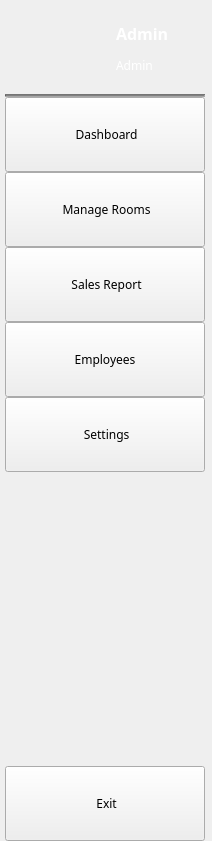
     <widget class="QWidget" name="full_menu_widget" native="true">
      <layout class="QVBoxLayout" name="verticalLayout_6">
       <property name="spacing">
        <number>0</number>
       </property>
       <property name="leftMargin">
        <number>0</number>
       </property>
       <property name="topMargin">
        <number>0</number>
       </property>
       <property name="rightMargin">
        <number>0</number>
       </property>
       <property name="bottomMargin">
        <number>0</number>
       </property>
       <item>
        <layout class="QHBoxLayout" name="horizontalLayout">
         <property name="spacing">
          <number>0</number>
         </property>
         <property name="leftMargin">
          <number>5</number>
         </property>
         <property name="topMargin">
          <number>5</number>
         </property>
         <property name="rightMargin">
          <number>5</number>
         </property>
         <property name="bottomMargin">
          <number>5</number>
         </property>
         <item>
          <widget class="QWidget" name="widget_60" native="true">
           <layout class="QGridLayout" name="gridLayout_37">
            <property name="leftMargin">
             <number>2</number>
            </property>
            <property name="topMargin">
             <number>5</number>
            </property>
            <property name="rightMargin">
             <number>2</number>
            </property>
            <property name="bottomMargin">
             <number>5</number>
            </property>
            <item row="0" column="0">
             <widget class="QLabel" name="lbluserpic2">
              <property name="minimumSize">
               <size>
                <width>70</width>
                <height>70</height>
               </size>
              </property>
              <property name="maximumSize">
               <size>
                <width>70</width>
                <height>70</height>
               </size>
              </property>
              <property name="styleSheet">
               <string notr="true">QLabel{
  border-radius: 34px;
}</string>
              </property>
              <property name="text">
               <string/>
              </property>
              <property name="pixmap">
               <pixmap>hms_logo.png</pixmap>
              </property>
              <property name="scaledContents">
               <bool>true</bool>
              </property>
             </widget>
            </item>
           </layout>
          </widget>
         </item>
         <item>
          <widget class="QWidget" name="widget_19" native="true">
           <layout class="QGridLayout" name="gridLayout_36">
            <property name="leftMargin">
             <number>10</number>
            </property>
            <property name="topMargin">
             <number>0</number>
            </property>
            <property name="rightMargin">
             <number>10</number>
            </property>
            <property name="bottomMargin">
             <number>0</number>
            </property>
            <property name="spacing">
             <number>0</number>
            </property>
            <item row="0" column="0" alignment="Qt::AlignLeft|Qt::AlignBottom">
             <widget class="QLabel" name="lblFname">
              <property name="font">
               <font>
                <family>Century Gothic</family>
                <pointsize>12</pointsize>
                <weight>75</weight>
                <bold>true</bold>
               </font>
              </property>
              <property name="styleSheet">
               <string notr="true">color: rgb(255, 255, 255);</string>
              </property>
              <property name="text">
               <string>Admin</string>
              </property>
             </widget>
            </item>
            <item row="1" column="0">
             <widget class="QLabel" name="lblposition">
              <property name="font">
               <font>
                <family>Century Gothic</family>
                <pointsize>9</pointsize>
               </font>
              </property>
              <property name="styleSheet">
               <string notr="true">color: rgb(255, 255, 255);</string>
              </property>
              <property name="text">
               <string>Admin</string>
              </property>
             </widget>
            </item>
           </layout>
          </widget>
         </item>
        </layout>
       </item>
       <item>
        <layout class="QVBoxLayout" name="verticalLayout">
         <property name="spacing">
          <number>0</number>
         </property>
         <property name="leftMargin">
          <number>5</number>
         </property>
         <property name="topMargin">
          <number>4</number>
         </property>
         <property name="rightMargin">
          <number>7</number>
         </property>
         <item>
          <widget class="Line" name="line">
           <property name="styleSheet">
            <string notr="true">background-color: rgba(57, 57, 57, 100);</string>
           </property>
           <property name="orientation">
            <enum>Qt::Horizontal</enum>
           </property>
          </widget>
         </item>
         <item>
          <widget class="QPushButton" name="btnHome2">
           <property name="minimumSize">
            <size>
             <width>200</width>
             <height>75</height>
            </size>
           </property>
           <property name="maximumSize">
            <size>
             <width>200</width>
             <height>75</height>
            </size>
           </property>
           <property name="font">
            <font>
             <family>Century Gothic</family>
             <pointsize>9</pointsize>
            </font>
           </property>
           <property name="text">
            <string> Dashboard</string>
           </property>
           <property name="icon">
            <iconset>
             <normaloff>home_icon.png</normaloff>
             <normalon>home_icon_white.png</normalon>home_icon.png</iconset>
           </property>
           <property name="iconSize">
            <size>
             <width>25</width>
             <height>25</height>
            </size>
           </property>
           <property name="checkable">
            <bool>true</bool>
           </property>
           <property name="autoExclusive">
            <bool>true</bool>
           </property>
          </widget>
         </item>
         <item>
          <widget class="QPushButton" name="btnRoom2">
           <property name="minimumSize">
            <size>
             <width>200</width>
             <height>75</height>
            </size>
           </property>
           <property name="maximumSize">
            <size>
             <width>200</width>
             <height>75</height>
            </size>
           </property>
           <property name="font">
            <font>
             <family>Century Gothic</family>
             <pointsize>9</pointsize>
            </font>
           </property>
           <property name="text">
            <string> Manage Rooms</string>
           </property>
           <property name="icon">
            <iconset>
             <normaloff>room_icon.png</normaloff>
             <normalon>room_icon_white.png</normalon>room_icon.png</iconset>
           </property>
           <property name="iconSize">
            <size>
             <width>25</width>
             <height>25</height>
            </size>
           </property>
           <property name="checkable">
            <bool>true</bool>
           </property>
           <property name="autoExclusive">
            <bool>true</bool>
           </property>
          </widget>
         </item>
         <item>
          <widget class="QPushButton" name="btnReport2">
           <property name="minimumSize">
            <size>
             <width>200</width>
             <height>75</height>
            </size>
           </property>
           <property name="maximumSize">
            <size>
             <width>200</width>
             <height>75</height>
            </size>
           </property>
           <property name="font">
            <font>
             <family>Century Gothic</family>
             <pointsize>9</pointsize>
            </font>
           </property>
           <property name="text">
            <string> Sales Report</string>
           </property>
           <property name="icon">
            <iconset>
             <normaloff>report_icon.png</normaloff>
             <normalon>report_icon_white.png</normalon>report_icon.png</iconset>
           </property>
           <property name="iconSize">
            <size>
             <width>25</width>
             <height>25</height>
            </size>
           </property>
           <property name="checkable">
            <bool>true</bool>
           </property>
           <property name="autoExclusive">
            <bool>true</bool>
           </property>
          </widget>
         </item>
         <item>
          <widget class="QPushButton" name="btnEmployee2">
           <property name="minimumSize">
            <size>
             <width>200</width>
             <height>75</height>
            </size>
           </property>
           <property name="maximumSize">
            <size>
             <width>200</width>
             <height>75</height>
            </size>
           </property>
           <property name="font">
            <font>
             <family>Century Gothic</family>
             <pointsize>9</pointsize>
            </font>
           </property>
           <property name="text">
            <string>Employees</string>
           </property>
           <property name="icon">
            <iconset>
             <normaloff>guess_icon.png</normaloff>
             <normalon>guest_icon_white.png</normalon>guess_icon.png</iconset>
           </property>
           <property name="iconSize">
            <size>
             <width>25</width>
             <height>25</height>
            </size>
           </property>
           <property name="checkable">
            <bool>true</bool>
           </property>
           <property name="autoExclusive">
            <bool>true</bool>
           </property>
          </widget>
         </item>
         <item>
          <widget class="QPushButton" name="btnSettings2">
           <property name="minimumSize">
            <size>
             <width>200</width>
             <height>75</height>
            </size>
           </property>
           <property name="maximumSize">
            <size>
             <width>200</width>
             <height>75</height>
            </size>
           </property>
           <property name="font">
            <font>
             <family>Century Gothic</family>
             <pointsize>9</pointsize>
            </font>
           </property>
           <property name="text">
            <string> Settings</string>
           </property>
           <property name="icon">
            <iconset>
             <normaloff>setting_icon.png</normaloff>
             <normalon>setings_icon_white.png</normalon>setting_icon.png</iconset>
           </property>
           <property name="iconSize">
            <size>
             <width>25</width>
             <height>25</height>
            </size>
           </property>
           <property name="checkable">
            <bool>true</bool>
           </property>
           <property name="autoExclusive">
            <bool>true</bool>
           </property>
          </widget>
         </item>
        </layout>
       </item>
       <item>
        <spacer name="verticalSpacer_12">
         <property name="orientation">
          <enum>Qt::Vertical</enum>
         </property>
         <property name="sizeHint" stdset="0">
          <size>
           <width>20</width>
           <height>294</height>
          </size>
         </property>
        </spacer>
       </item>
       <item>
        <layout class="QGridLayout" name="gridLayout_35">
         <property name="leftMargin">
          <number>5</number>
         </property>
         <property name="rightMargin">
          <number>7</number>
         </property>
         <item row="0" column="0">
          <widget class="QPushButton" name="btnExit2">
           <property name="minimumSize">
            <size>
             <width>200</width>
             <height>75</height>
            </size>
           </property>
           <property name="maximumSize">
            <size>
             <width>200</width>
             <height>75</height>
            </size>
           </property>
           <property name="font">
            <font>
             <family>Century Gothic</family>
             <pointsize>9</pointsize>
            </font>
           </property>
           <property name="styleSheet">
            <string notr="true"/>
           </property>
           <property name="text">
            <string> Exit</string>
           </property>
           <property name="icon">
            <iconset>
             <normaloff>out_icon.png</normaloff>
             <normalon>out_icon_white.png</normalon>out_icon.png</iconset>
           </property>
           <property name="iconSize">
            <size>
             <width>25</width>
             <height>25</height>
            </size>
           </property>
          </widget>
         </item>
        </layout>
       </item>
      </layout>
     </widget>
